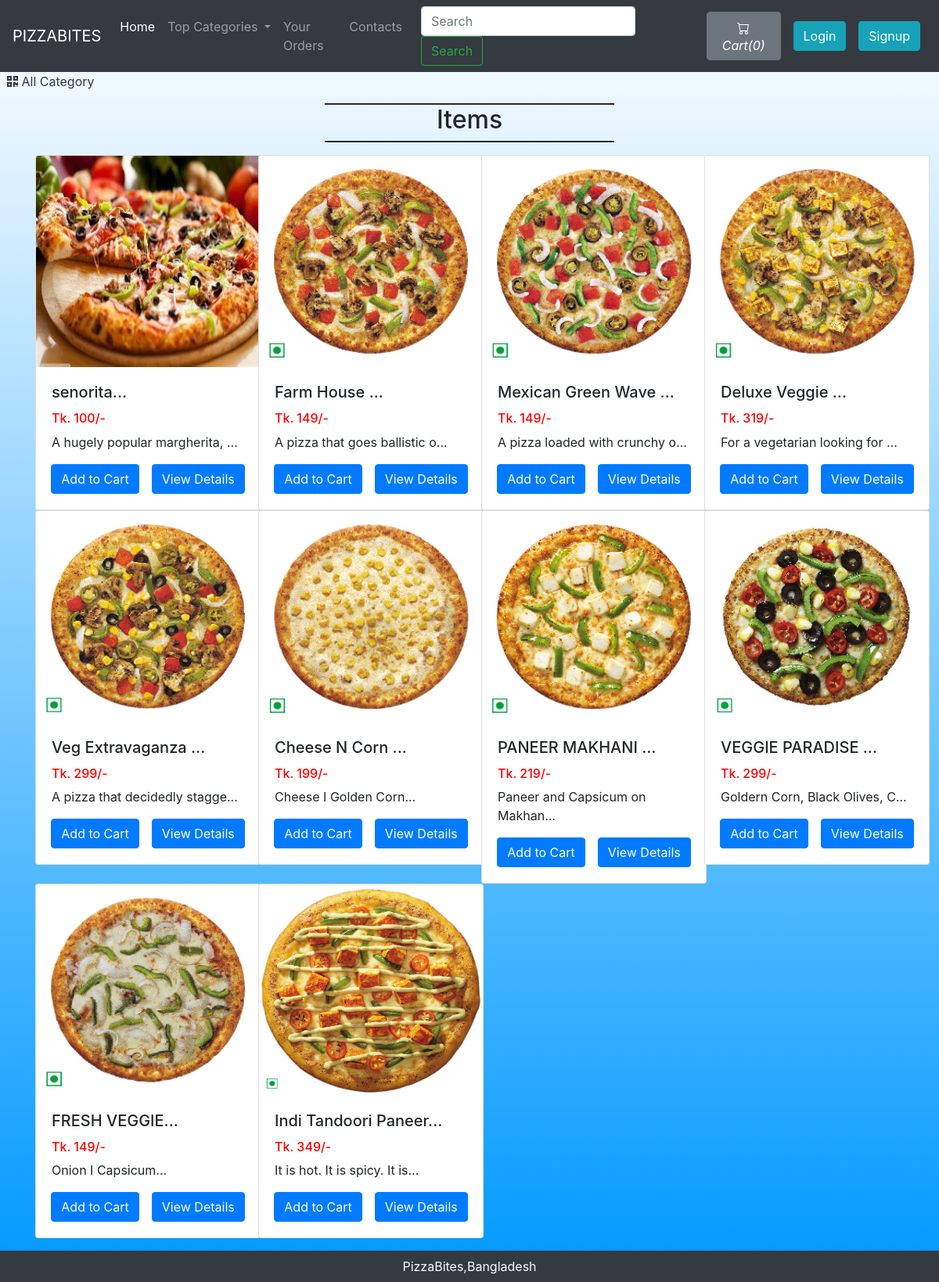
The app's page /menu/viewPizzaList.php?catid=1 with its own data.
### tables this page shows
CREATE TABLE `sitedetail` (
  `tempId` int(11) NOT NULL,
  `systemName` varchar(21) NOT NULL,
  `email` varchar(35) NOT NULL,
  `contact1` bigint(21) NOT NULL,
  `contact2` bigint(21) DEFAULT NULL COMMENT 'Optional',
  `address` text NOT NULL,
  `dateTime` datetime NOT NULL DEFAULT current_timestamp()
);

CREATE TABLE `pizza` (
  `pizzaId` int(12) NOT NULL,
  `pizzaName` varchar(255) NOT NULL,
  `pizzaPrice` int(12) NOT NULL,
  `pizzaDesc` text NOT NULL,
  `pizzaCategorieId` int(12) NOT NULL,
  `pizzaPubDate` datetime NOT NULL DEFAULT current_timestamp()
);

### menu/viewPizzaList.php (the view, shortened to what this page needs)
<!doctype html>
<html lang="en">
<head>
    <link rel="stylesheet" href="https://stackpath.bootstrapcdn.com/bootstrap/4.4.1/css/bootstrap.min.css">
    <link rel="stylesheet" href="https://use.fontawesome.com/releases/v5.8.2/css/all.css">
</head>
<body>
    <?php include 'db_conn.php';?>
    <?php require '_nav.php' ?>
    <div>&nbsp;
        <a href="menu.php" class="active text-dark">
        <i class="fas fa-qrcode"></i>
            <span>All Category</span>
        </a>
    </div>
    <div class="container my-3" id="cont">
        <div class="col-lg-4 text-center bg-blue my-3" style="margin:auto;border-top: 2px groove black;border-bottom: 2px groove black;">
            <h2 class="text-center"><span id="catTitle">Items</span></h2>
        </div>
        <div class="row">
        <?php
            $id = $_GET['catid'];
            $sql = "SELECT * FROM `pizza` WHERE pizzaCategorieId = $id";
            $result = mysqli_query($conn, $sql);
            while($row = mysqli_fetch_assoc($result)){
                $pizzaId = $row['pizzaId'];
                $pizzaName = $row['pizzaName'];
                $pizzaPrice = $row['pizzaPrice'];
                $pizzaDesc = $row['pizzaDesc'];
                echo '<div class="col-xs-3 col-sm-3 col-md-3">
                        <div class="card" style="width: 18rem;">
                            <img src="img/pizza-'.$pizzaId. '.jpg" class="card-img-top" alt="image for this pizza" width="249px" height="270px">
                            <div class="card-body">
                                <h5 class="card-title">' . substr($pizzaName, 0, 20). '...</h5>
                                <h6 style="color: #ff0000">Tk. '.$pizzaPrice. '/-</h6>
                                <p class="card-text">' . substr($pizzaDesc, 0, 29). '...</p>
                                <div class="row justify-content-center">';
                                if($loggedin){
                                    $quaSql = "SELECT `itemQuantity` FROM `viewcart` WHERE pizzaId = '$pizzaId'";
                                    $quaresult = mysqli_query($conn, $quaSql);
                                    $quaExistRows = mysqli_num_rows($quaresult);
                                    if($quaExistRows == 0) {
                                        echo '<form action="_manageCart.php" method="POST">
                                              <input type="hidden" name="itemId" value="'.$pizzaId. '">
                                              <button type="submit" name="addToCart" class="btn btn-primary mx-2">Add to Cart</button>';
                                    }else {
                                        echo '<a href="viewCart.php"><button class="btn btn-primary mx-2">Go to Cart</button></a>';
                                    }
                                }
                                else{
                                  echo '<a href="\Codes\Pizzabites\login.php"><button class="btn btn-primary mx-2">Add to Cart</button></a>';
                                }
                            echo '</form>
                                <a href="viewPizza.php?pizzaid=' . $pizzaId . '" class="mx-2"><button class="btn btn-primary">View Details</button></a>
                                </div>
                            </div>
                        </div>
                    </div>';
            }
            ?>
        </div>
    </div>
    <?php require '_footer.php' ?>
</body>
</html>

### menu/_nav.php (shortened to what this page needs)
<?php
if(isset($_SESSION['loggedin']) && $_SESSION['loggedin']==true){
  $loggedin= true;
  $name=$_SESSION['name'];
  $userId=$_SESSION['id'];
}
else{
  $loggedin = false;
  $userId = 0;
}
$sql = "SELECT * FROM `sitedetail`";
$result = mysqli_query($conn, $sql);
$row = mysqli_fetch_assoc($result);
$systemName = $row['systemName'];
if($loggedin){
echo '<nav class="navbar navbar-expand-lg navbar-dark bg-dark">
      <a class="navbar-brand" href="\Codes\Pizzabites\UserHome.php">'.$systemName.'</a>
      <button class="navbar-toggler" type="button" data-toggle="collapse" data-target="#navbarSupportedContent" aria-controls="navbarSupportedContent" aria-expanded="false" aria-label="Toggle navigation">
        <span class="navbar-toggler-icon"></span>
      </button>
      <div class="collapse navbar-collapse" id="navbarSupportedContent">
        <ul class="navbar-nav mr-auto">
          <li class="nav-item active">
            <a class="nav-link" href="\Codes\Pizzabites\UserHome.php">Home <span class="sr-only">(current)</span></a>
          </li>
          <li class="nav-item dropdown">
            <a class="nav-link dropdown-toggle" href="#" id="navbarDropdown" role="button" data-toggle="dropdown" aria-haspopup="true" aria-expanded="false">
              Top Categories
            </a>
            <div class="dropdown-menu" aria-labelledby="navbarDropdown">';
}else{
  echo '<nav class="navbar navbar-expand-lg navbar-dark bg-dark">
  <a class="navbar-brand" href="\Codes\Pizzabites\index.php">'.$systemName.'</a>
  <button class="navbar-toggler" type="button" data-toggle="collapse" data-target="#navbarSupportedContent" aria-controls="navbarSupportedContent" aria-expanded="false" aria-label="Toggle navigation">
    <span class="navbar-toggler-icon"></span>
  </button>
  <div class="collapse navbar-collapse" id="navbarSupportedContent">
    <ul class="navbar-nav mr-auto">
      <li class="nav-item active">
        <a class="nav-link" href="\Codes\Pizzabites\index.php">Home <span class="sr-only">(current)</span></a>
      </li>
      <li class="nav-item dropdown">
        <a class="nav-link dropdown-toggle" href="#" id="navbarDropdown" role="button" data-toggle="dropdown" aria-haspopup="true" aria-expanded="false">
          Top Categories
        </a>
        <div class="dropdown-menu" aria-labelledby="navbarDropdown">';
}
            echo '</div>
          </li>
          <li class="nav-item">
            <a class="nav-link" href="viewOrder.php">Your Orders</a>
          </li>
          <li class="nav-item">
          <a class="nav-link" href="contact.php">Contacts</a>
        </li>
        </ul>
        <form method="get" action="search.php" class="form-inline my-2 my-lg-0 mx-3">
          <input class="form-control mr-sm-2" type="search" name="search" id="search" placeholder="Search" aria-label="Search" required>
          <button class="btn btn-outline-success my-2 my-sm-0" type="submit">Search</button>
        </form>';
        $countsql = "SELECT SUM(`itemQuantity`) FROM `viewcart` WHERE `userId`=$userId";
        $countresult = mysqli_query($conn, $countsql);
        $countrow = mysqli_fetch_assoc($countresult);
        $count = $countrow['SUM(`itemQuantity`)'];
        if(!$count) {
          $count = 0;
        }
        echo '<a href="viewCart.php"><button type="button" class="btn btn-secondary mx-2" title="MyCart">
          <svg xmlns="img/cart.svg" width="16" height="16" fill="currentColor" class="bi bi-cart" viewBox="0 0 16 16">
            <path d="M0 1.5A.5.5 0 0 1 .5 1H2a.5.5 0 0 1 .485.379L2.89 3H14.5a.5.5 0 0 1 .491.592l-1.5 8A.5.5 0 0 1 13 12H4a.5.5 0 0 1-.491-.408L2.01 3.607 1.61 2H.5a.5.5 0 0 1-.5-.5zM3.102 4l1.313 7h8.17l1.313-7H3.102zM5 12a2 2 0 1 0 0 4 2 2 0 0 0 0-4zm7 0a2 2 0 1 0 0 4 2 2 0 0 0 0-4zm-7 1a1 1 0 1 1 0 2 1 1 0 0 1 0-2zm7 0a1 1 0 1 1 0 2 1 1 0 0 1 0-2z"/>
          </svg>
          <i class="bi bi-cart">Cart(' .$count. ')</i>
        </button></a>';
        if($loggedin){
          echo '<ul class="navbar-nav mr-2">
            <li class="nav-item dropdown">
              <a class="nav-link dropdown-toggle" href="#" id="navbarDropdown" role="button" data-toggle="dropdown"> Welcome ' .$name. '</a>
              <div class="dropdown-menu" aria-labelledby="navbarDropdown">
                <a class="dropdown-item" href="\Codes\Pizzabites\logout.php">Logout</a>
              </div>
            </li>
          </ul>
          <div class="text-center image-size-small position-relative">
            <a href="viewProfile.php"><img src="img/person-' .$userId. '.jpg" class="rounded-circle" onError="this.src = \'img/profilePic.jpg\'" style="width:40px; height:40px"></a>
          </div>';
        }
        else {
          echo '<a href="\Codes\Pizzabites\login.php"><button class="btn btn-info mx-2">Login</button></a>';
          echo '<a href="\Codes\Pizzabites\signup.php"><button class="btn btn-info mx-2">Signup</button></a>';
        }
  echo '</div>
    </nav>';
?>

### menu/viewPizzaList.php (style rules this page uses)
body { background: linear-gradient(to bottom, #ffffff 0%, #0099ff 100%); }
#cont { min-height : 570px; }

### records on screen
sitedetail: systemName "PIZZABITES"
pizza: shows a picture, pizzaName "senorita", pizzaPrice "100", pizzaDesc "A hugely popular margherita,"
pizza: shows a picture, pizzaName "Farm House", pizzaPrice "149", pizzaDesc "A pizza that goes ballistic o"
pizza: shows a picture, pizzaName "Mexican Green Wave", pizzaPrice "149", pizzaDesc "A pizza loaded with crunchy o"
pizza: shows a picture, pizzaName "Deluxe Veggie", pizzaPrice "319", pizzaDesc "For a vegetarian looking for"
pizza: shows a picture, pizzaName "Veg Extravaganza", pizzaPrice "299", pizzaDesc "A pizza that decidedly stagge"
pizza: shows a picture, pizzaName "Cheese N Corn", pizzaPrice "199", pizzaDesc "Cheese I Golden Corn"
pizza: shows a picture, pizzaName "PANEER MAKHANI", pizzaPrice "219", pizzaDesc "Paneer and Capsicum on Makhan"
pizza: shows a picture, pizzaName "VEGGIE PARADISE", pizzaPrice "299", pizzaDesc "Goldern Corn, Black Olives, C"
pizza: shows a picture, pizzaName "FRESH VEGGIE", pizzaPrice "149", pizzaDesc "Onion I Capsicum"
pizza: shows a picture, pizzaName "Indi Tandoori Paneer", pizzaPrice "349", pizzaDesc "It is hot. It is spicy. It is"

### other values on screen
$count "0"
